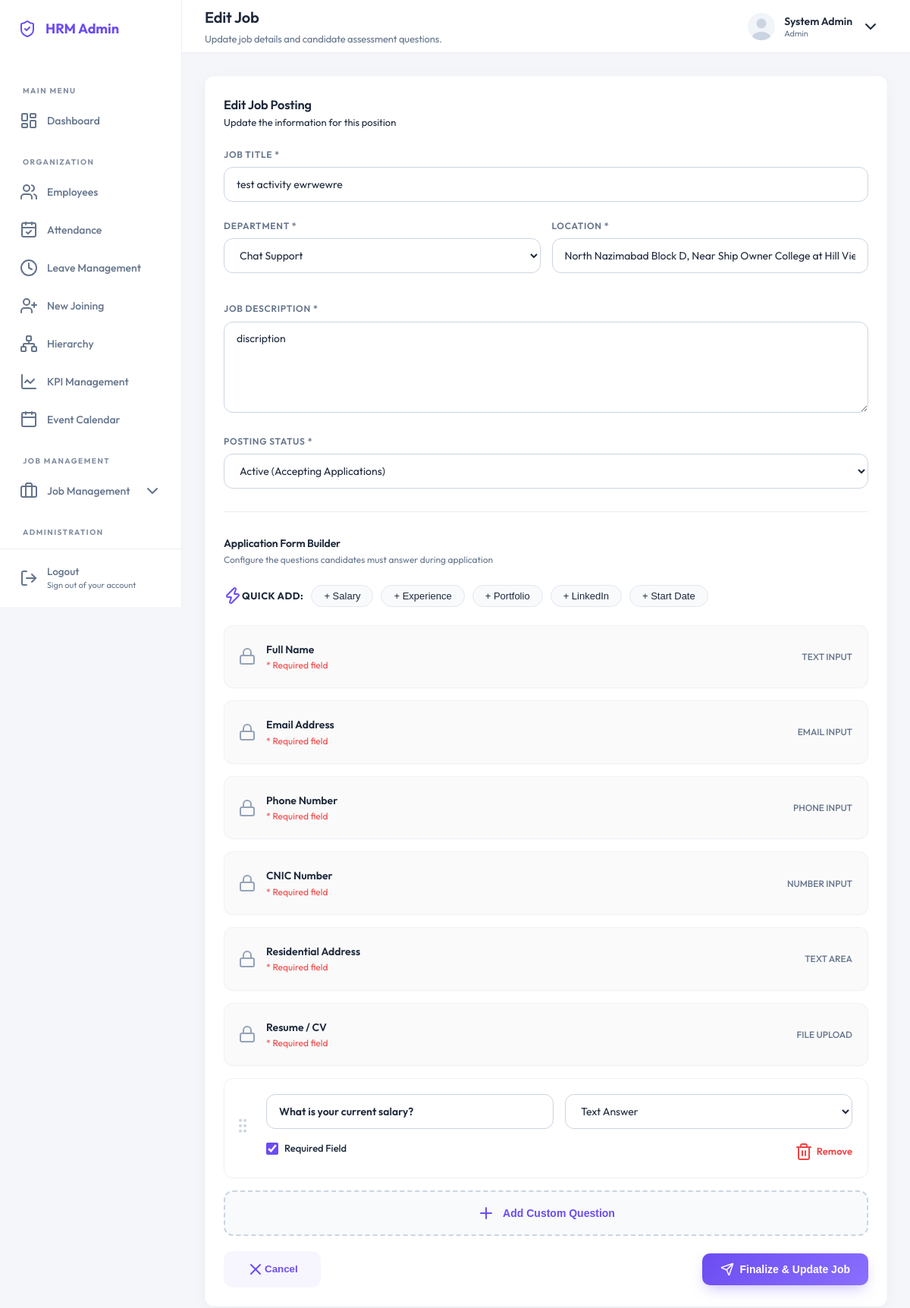
/admin/edit-job.php?id=10 (signed in), run on an earlier commit of the app's database.
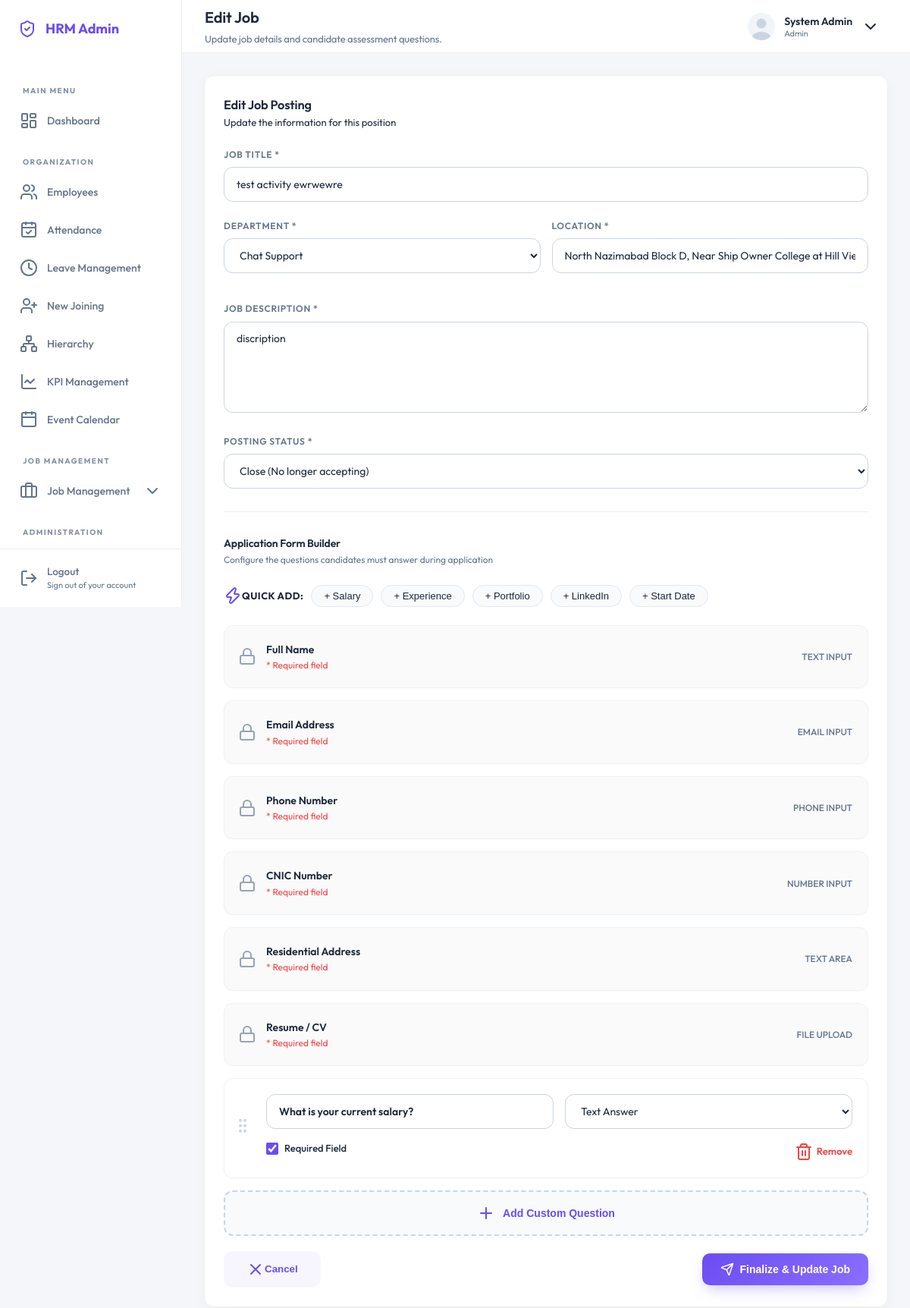
And on a later commit of the database.
### tables this page shows
CREATE TABLE `jobs` (
  `id` int(11) NOT NULL,
  `title` varchar(255) NOT NULL,
  `department_id` int(11) DEFAULT NULL,
  `location` varchar(255) DEFAULT NULL,
  `type` enum('Full-time','Part-time','Contract','Internship') DEFAULT 'Full-time',
  `description` text DEFAULT NULL,
  `status` enum('Active','Draft','Archived','Close') DEFAULT 'Active',
  `posted_date` date DEFAULT NULL,
  `created_at` timestamp NOT NULL DEFAULT current_timestamp(),
  `updated_at` timestamp NULL DEFAULT NULL ON UPDATE current_timestamp(),
  `deleted_at` timestamp NULL DEFAULT NULL
);

### admin/edit-job.php (the view, shortened to what the rows shown need)
<?php
require_once dirname(__DIR__) . '/includes/db_connect.php';
$job_id = $_GET['id'] ?? null;
$stmt = $pdo->prepare("SELECT * FROM jobs WHERE id = ? AND deleted_at IS NULL");
$stmt->execute([$job_id]);
$job = $stmt->fetch();
include 'includes/header.php';
?>
<?php include 'includes/sidebar.php'; ?>
<div class="job-creation-container max-w-1000 mx-auto">
    <div class="card premium mb-30 overflow-hidden">
        <div class="card-body p-30">
            <form id="createJobForm">
                <div class="form-group mb-24">
                    <label class="admin-form-label" for="jobTitle">Job Title *</label>
                    <input type="text" id="jobTitle" class="form-control bg-white-input font-15"
                        value="<?= htmlspecialchars($job['title']) ?>" placeholder="e.g. Senior Frontend Developer"
                        required>
                </div>
                <div class="form-grid-2 mb-24">
                    <div class="form-group">
                        <label class="admin-form-label" for="jobLocation">Location *</label>
                        <input type="text" id="jobLocation" class="form-control bg-white-input"
                            value="<?= htmlspecialchars($job['location']) ?>" placeholder="e.g. Remote, Lahore, Karachi"
                            required>
                    </div>
                </div>
                <div class="form-group mb-24">
                    <label class="admin-form-label" for="jobDesc">Job Description *</label>
                    <textarea id="jobDesc" class="form-control bg-white-input" style="min-height: 120px;"
                        placeholder="Describe the responsibilities, requirements, and benefits..."
                        required><?= htmlspecialchars($job['description']) ?></textarea>
                </div>
                <div class="form-group mb-24">
                    <label class="admin-form-label" for="jobStatus">Posting Status *</label>
                    <select id="jobStatus" class="form-control bg-white-input" required>
                        <option value="Active" <?= $job['status'] === 'Active' ? 'selected' : '' ?>>Active (Accepting Applications)</option>
                        <option value="Close" <?= $job['status'] === 'Close' ? 'selected' : '' ?>>Close (No longer accepting)</option>
                    </select>
                </div>
            </form>
        </div>
    </div>
</div>
<?php include 'includes/footer.php'; ?>

What changed in the data, as far as the page shows it:
changed jobs "test activity ewrwewre": status "Active (Accepting Applications)" → "Close (No longer accepting)"
